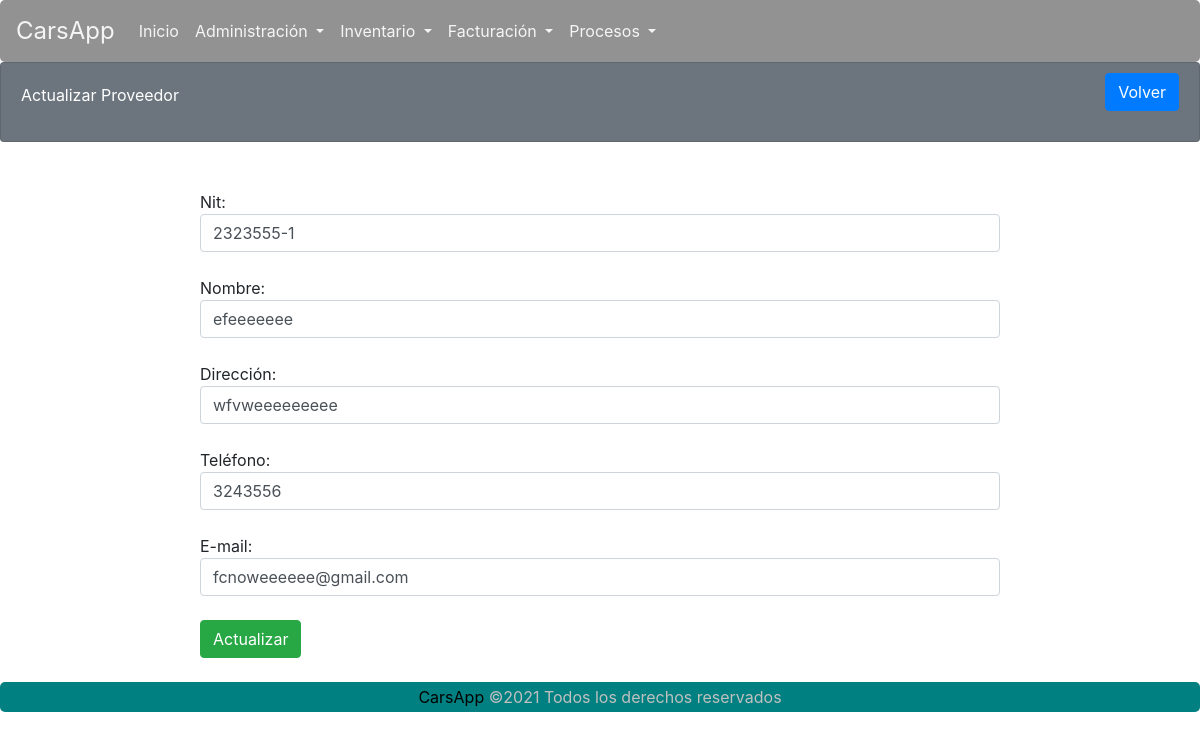
Screenshot of /carsapp/proveedorFormActualizar/1/ with the database file from the repository.
### carsapp/models.py (models this page shows, shortened)
class Proveedor(models.Model):
    id_proveedor = models.AutoField(primary_key=True)
    nit = models.CharField(max_length=30, blank=False, null=False)
    nombre = models.CharField(max_length=100, blank=False, null=False)
    direccion = models.CharField(max_length=50, blank=False, null=False)
    telefono = models.CharField(max_length=20, blank=False, null=False)
    email = models.EmailField(blank=False, null=False)

### carsapp/views.py (the view)
# urls.py: path('proveedorFormActualizar/<int:id>/', views.proveedorFormActualizar, name='proveedorFormActualizar'),
def proveedorFormActualizar(request, id):
    q = Proveedor.objects.get(pk = id)
    contexto = { "dato": q }
    return render(request, 'carsapp/proveedorFormActualizar.html', contexto)

### carsapp/templates/carsapp/proveedorFormActualizar.html (shortened to what this page needs)
{% extends 'carsapp/base.html' %}
{% load static %}
{% block contenedor %}
<div class="card text-white bg-secondary">
    <div class="card-body">
        <div>
            Actualizar Proveedor
        </div>
        <div class="btn-cerrarSesion">
            <a class="btn btn-primary" href="{% url 'carsapp:proveedorListar' %}" id="ID_BTNListar4">Volver</a>
        </div>
    </div>
</div>
<div class="formularios">
    <form action="{% url 'carsapp:proveedorActualizar' %}" method="POST">
        <input type="hidden" name="id" value="{{ dato.id_proveedor }}"><br>
        Nit: <input name="nit" value="{{ dato.nit }}" class="form-control"><br>
        Nombre: <input name="nombre" value="{{ dato.nombre }}" class="form-control"><br>
        Dirección: <input name="direccion" value="{{ dato.direccion }}" class="form-control"><br>
        Teléfono: <input name="telefono" value="{{ dato.telefono }}" class="form-control"><br>
        E-mail: <input name="email" value="{{ dato.email }}" class="form-control"><br>
        <button type="submit" class="btn btn-success">Actualizar</button><br>
    </form>
</div>
{% endblock %}

### carsapp/static/carsapp/CSS/estilos.css (style rules this page uses)
* { margin: 0; padding: 0; }
.card-body > div { display: inline-block; }
.btn-cerrarSesion { margin-top: -10px; float: right; }
.card { height: 10vh; }
.formularios { width: 800px; max-width: 800px; margin: 0 auto; margin-top: 2%; margin-bottom: 2%; }
h4, h2,small,a { margin: 0; padding: 0; color: black; }
a { text-decoration: none; }

### rows the page displays
Proveedor: nit "2323555-1", nombre "efeeeeeee", direccion "wfvweeeeeeeee", telefono "3243556", email "fcnoweeeeee@gmail.com"
